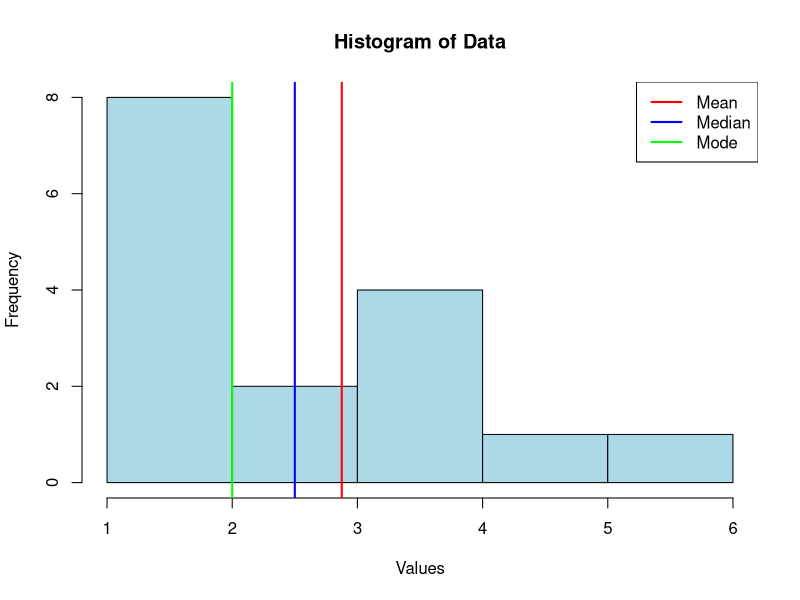

This chart was generated by the following R code:
a <- c(1, 1, 1, 2, 2, 2, 2, 2, 3, 3, 4, 4, 4, 4, 5, 6)

result.mean <- mean(a)
print(result.mean)

result.median<-median(a)
print(result.median)

find_mode <- function(x) {
  u <- unique(x)
  tab <- tabulate(match(x, u))
  u[tab == max(tab)]
}
result.mode<-find_mode(a)
print(result.mode)

hist(a, main = "Histogram of Data", xlab = "Values", col = "lightblue", border = "black")
abline(v = result.mean, col = "red", lwd = 2)
abline(v = result.median, col = "blue", lwd = 2)
abline(v = result.mode, col = "green", lwd = 2)
legend("topright", legend = c("Mean", "Median", "Mode"), col = c("red", "blue", "green"), lwd = 2)
